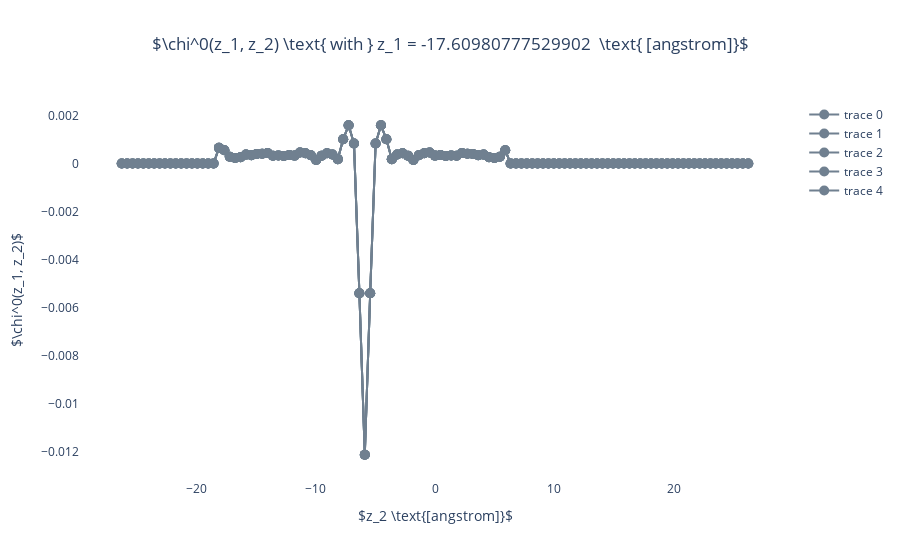

Notebook cell for this chart:
### Code cell
a =6*4.035580948506026+28.249066639542185
fig = go.Figure()
X = np.linspace(-a/2, a/2, len(chi0wzz[0, 0, :]))
z = 10
zeff = -(round(len(chi0wzz[0,:,0])/2)-z)*4.035580948506026/11
for i in range(5):
    xtitle = r'$z_2 \text{[angstrom]}$'
    fig.add_trace(go.Scatter(x = X, y = np.real(chi0wzz[0, 50, :]), mode = "lines+markers",marker=dict(
            color='slategrey',
            size=10,
        ),))
    fig.update_layout(title_text = r'$\chi^0(z_1, z_2) \text{ with } z_1 = '+str(zeff)+r'  \text{ [angstrom]}$', title_x=0.5,xaxis_title= xtitle,
             yaxis_title = r'$\chi^0(z_1, z_2)$',paper_bgcolor='rgba(0,0,0,0)', plot_bgcolor='rgba(0,0,0,0)',)
    #fig.show(dpi = 300)

fig.show()
